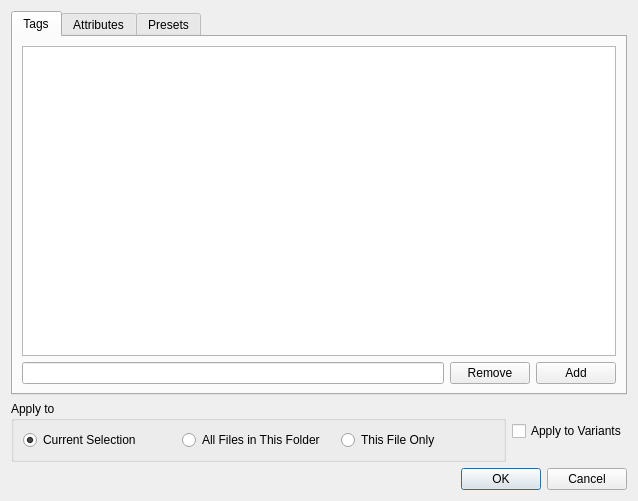
<?xml version="1.0" encoding="UTF-8"?>
<ui version="4.0">
 <class>MetadataDialog</class>
 <widget class="QDialog" name="MetadataDialog">
  <property name="geometry">
   <rect>
    <x>0</x>
    <y>0</y>
    <width>638</width>
    <height>501</height>
   </rect>
  </property>
  <property name="windowTitle">
   <string>Edit Metadata</string>
  </property>
  <layout class="QVBoxLayout" name="verticalLayout">
   <item>
    <widget class="QTabWidget" name="tabs">
     <property name="sizePolicy">
      <sizepolicy hsizetype="Expanding" vsizetype="Preferred">
       <horstretch>0</horstretch>
       <verstretch>0</verstretch>
      </sizepolicy>
     </property>
     <property name="minimumSize">
      <size>
       <width>0</width>
       <height>200</height>
      </size>
     </property>
     <property name="currentIndex">
      <number>0</number>
     </property>
     <widget class="QWidget" name="TagsTab">
      <attribute name="title">
       <string>Tags</string>
      </attribute>
      <layout class="QVBoxLayout" name="verticalLayout_3">
       <item>
        <widget class="QListWidget" name="listTags"/>
       </item>
       <item>
        <layout class="QHBoxLayout" name="hboxTagEdit">
         <item>
          <widget class="QLineEdit" name="editTag"/>
         </item>
         <item>
          <widget class="QPushButton" name="btnRemoveTag">
           <property name="text">
            <string>Remove</string>
           </property>
          </widget>
         </item>
         <item>
          <widget class="QPushButton" name="btnAddTag">
           <property name="text">
            <string>Add</string>
           </property>
          </widget>
         </item>
        </layout>
       </item>
      </layout>
     </widget>
     <widget class="QWidget" name="AttributesTab">
      <attribute name="title">
       <string>Attributes</string>
      </attribute>
     </widget>
     <widget class="QWidget" name="PresetsTab">
      <attribute name="title">
       <string>Presets</string>
      </attribute>
     </widget>
    </widget>
   </item>
   <item>
    <layout class="QHBoxLayout" name="horizontalLayout_2">
     <item>
      <widget class="QGroupBox" name="grpScope">
       <property name="sizePolicy">
        <sizepolicy hsizetype="Expanding" vsizetype="Preferred">
         <horstretch>0</horstretch>
         <verstretch>0</verstretch>
        </sizepolicy>
       </property>
       <property name="title">
        <string>Apply to</string>
       </property>
       <layout class="QHBoxLayout" name="horizontalLayout">
        <item>
         <widget class="QRadioButton" name="radSelected">
          <property name="text">
           <string>Current Selection</string>
          </property>
          <property name="checked">
           <bool>true</bool>
          </property>
         </widget>
        </item>
        <item>
         <widget class="QRadioButton" name="radFolder">
          <property name="enabled">
           <bool>true</bool>
          </property>
          <property name="text">
           <string>All Files in This Folder</string>
          </property>
         </widget>
        </item>
        <item>
         <widget class="QRadioButton" name="radThis">
          <property name="enabled">
           <bool>true</bool>
          </property>
          <property name="text">
           <string>This File Only</string>
          </property>
         </widget>
        </item>
       </layout>
      </widget>
     </item>
     <item>
      <widget class="QCheckBox" name="chkVariants">
       <property name="text">
        <string>Apply to Variants</string>
       </property>
      </widget>
     </item>
    </layout>
   </item>
   <item>
    <widget class="QDialogButtonBox" name="buttonBox">
     <property name="orientation">
      <enum>Qt::Orientation::Horizontal</enum>
     </property>
     <property name="standardButtons">
      <set>QDialogButtonBox::StandardButton::Cancel|QDialogButtonBox::StandardButton::Ok</set>
     </property>
    </widget>
   </item>
  </layout>
 </widget>
 <resources/>
 <connections>
  <connection>
   <sender>buttonBox</sender>
   <signal>accepted()</signal>
   <receiver>MetadataDialog</receiver>
   <slot>accept()</slot>
   <hints>
    <hint type="sourcelabel">
     <x>248</x>
     <y>254</y>
    </hint>
    <hint type="destinationlabel">
     <x>157</x>
     <y>274</y>
    </hint>
   </hints>
  </connection>
  <connection>
   <sender>buttonBox</sender>
   <signal>rejected()</signal>
   <receiver>MetadataDialog</receiver>
   <slot>reject()</slot>
   <hints>
    <hint type="sourcelabel">
     <x>316</x>
     <y>260</y>
    </hint>
    <hint type="destinationlabel">
     <x>286</x>
     <y>274</y>
    </hint>
   </hints>
  </connection>
 </connections>
</ui>
